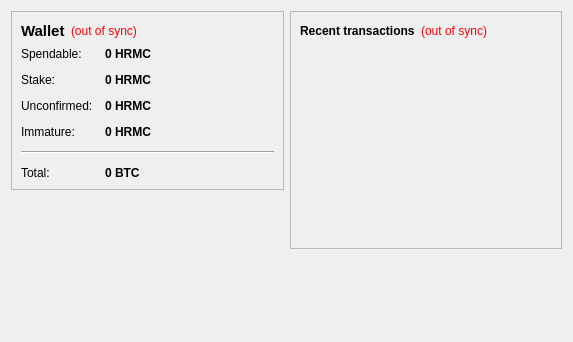
<?xml version="1.0" encoding="UTF-8"?>
<ui version="4.0">
 <class>OverviewPage</class>
 <widget class="QWidget" name="OverviewPage">
  <property name="geometry">
   <rect>
    <x>0</x>
    <y>0</y>
    <width>573</width>
    <height>342</height>
   </rect>
  </property>
  <property name="windowTitle">
   <string>Form</string>
  </property>
  <layout class="QHBoxLayout" name="horizontalLayout" stretch="1,1">
   <item>
    <layout class="QVBoxLayout" name="verticalLayout_2">
     <item>
      <widget class="QFrame" name="frame">
       <property name="frameShape">
        <enum>QFrame::StyledPanel</enum>
       </property>
       <property name="frameShadow">
        <enum>QFrame::Raised</enum>
       </property>
       <layout class="QVBoxLayout" name="verticalLayout_4">
        <item>
         <layout class="QHBoxLayout" name="horizontalLayout_4">
          <item>
           <widget class="QLabel" name="label_5">
            <property name="font">
             <font>
              <pointsize>11</pointsize>
              <weight>75</weight>
              <bold>true</bold>
             </font>
            </property>
            <property name="text">
             <string>Wallet</string>
            </property>
           </widget>
          </item>
          <item>
           <widget class="QLabel" name="labelWalletStatus">
            <property name="toolTip">
             <string>The displayed information may be out of date. Your wallet automatically synchronizes with the HardRockMusicCoin network after a connection is established, but this process has not completed yet.</string>
            </property>
            <property name="styleSheet">
             <string notr="true">QLabel { color: red; }</string>
            </property>
            <property name="text">
             <string notr="true">(out of sync)</string>
            </property>
            <property name="alignment">
             <set>Qt::AlignLeading|Qt::AlignLeft|Qt::AlignVCenter</set>
            </property>
           </widget>
          </item>
          <item>
           <spacer name="horizontalSpacer_2">
            <property name="orientation">
             <enum>Qt::Horizontal</enum>
            </property>
            <property name="sizeHint" stdset="0">
             <size>
              <width>40</width>
              <height>20</height>
             </size>
            </property>
           </spacer>
          </item>
         </layout>
        </item>
        <item>
         <layout class="QFormLayout" name="formLayout_2">
          <property name="fieldGrowthPolicy">
           <enum>QFormLayout::AllNonFixedFieldsGrow</enum>
          </property>
          <property name="horizontalSpacing">
           <number>12</number>
          </property>
          <property name="verticalSpacing">
           <number>12</number>
          </property>
          <item row="0" column="0">
           <widget class="QLabel" name="label">
            <property name="text">
             <string>Spendable:</string>
            </property>
           </widget>
          </item>
          <item row="0" column="1">
           <widget class="QLabel" name="labelBalance">
            <property name="font">
             <font>
              <weight>75</weight>
              <bold>true</bold>
             </font>
            </property>
            <property name="cursor">
             <cursorShape>IBeamCursor</cursorShape>
            </property>
            <property name="toolTip">
             <string>Your current spendable balance</string>
            </property>
            <property name="text">
             <string notr="true">0 HRMC</string>
            </property>
            <property name="textInteractionFlags">
             <set>Qt::LinksAccessibleByMouse|Qt::TextSelectableByKeyboard|Qt::TextSelectableByMouse</set>
            </property>
           </widget>
          </item>
          <item row="1" column="0">
           <widget class="QLabel" name="label_6">
            <property name="text">
             <string>Stake:</string>
            </property>
           </widget>
          </item>
          <item row="1" column="1">
           <widget class="QLabel" name="labelStake">
            <property name="font">
             <font>
              <weight>75</weight>
              <bold>true</bold>
             </font>
            </property>
            <property name="cursor">
             <cursorShape>IBeamCursor</cursorShape>
            </property>
            <property name="toolTip">
             <string>Total of coins that was staked, and do not yet count toward the current balance</string>
            </property>
            <property name="text">
             <string notr="true">0 HRMC</string>
            </property>
            <property name="textInteractionFlags">
             <set>Qt::LinksAccessibleByMouse|Qt::TextSelectableByKeyboard|Qt::TextSelectableByMouse</set>
            </property>
           </widget>
          </item>
          <item row="2" column="0">
           <widget class="QLabel" name="label_3">
            <property name="text">
             <string>Unconfirmed:</string>
            </property>
           </widget>
          </item>
          <item row="2" column="1">
           <widget class="QLabel" name="labelUnconfirmed">
            <property name="font">
             <font>
              <weight>75</weight>
              <bold>true</bold>
             </font>
            </property>
            <property name="cursor">
             <cursorShape>IBeamCursor</cursorShape>
            </property>
            <property name="toolTip">
             <string>Total of transactions that have yet to be confirmed, and do not yet count toward the current balance</string>
            </property>
            <property name="text">
             <string notr="true">0 HRMC</string>
            </property>
            <property name="textInteractionFlags">
             <set>Qt::LinksAccessibleByMouse|Qt::TextSelectableByKeyboard|Qt::TextSelectableByMouse</set>
            </property>
           </widget>
          </item>
          <item row="3" column="0">
           <widget class="QLabel" name="labelImmatureText">
            <property name="text">
             <string>Immature:</string>
            </property>
           </widget>
          </item>
          <item row="3" column="1">
           <widget class="QLabel" name="labelImmature">
            <property name="font">
             <font>
              <weight>75</weight>
              <bold>true</bold>
             </font>
            </property>
            <property name="toolTip">
             <string>Mined balance that has not yet matured</string>
            </property>
            <property name="text">
             <string notr="true">0 HRMC</string>
            </property>
            <property name="textInteractionFlags">
             <set>Qt::LinksAccessibleByMouse|Qt::TextSelectableByKeyboard|Qt::TextSelectableByMouse</set>
            </property>
           </widget>
          </item>
          <item row="4" column="0" colspan="2">
           <widget class="Line" name="line">
            <property name="orientation">
             <enum>Qt::Horizontal</enum>
            </property>
           </widget>
          </item>
          <item row="5" column="0">
           <widget class="QLabel" name="labelTotalText">
            <property name="text">
             <string>Total:</string>
            </property>
           </widget>
          </item>
          <item row="5" column="1">
           <widget class="QLabel" name="labelTotal">
            <property name="font">
             <font>
              <weight>75</weight>
              <bold>true</bold>
             </font>
            </property>
            <property name="cursor">
             <cursorShape>IBeamCursor</cursorShape>
            </property>
            <property name="toolTip">
             <string>Your current total balance</string>
            </property>
            <property name="text">
             <string notr="true">0 BTC</string>
            </property>
            <property name="textInteractionFlags">
             <set>Qt::LinksAccessibleByMouse|Qt::TextSelectableByKeyboard|Qt::TextSelectableByMouse</set>
            </property>
           </widget>
          </item>
         </layout>
        </item>
       </layout>
      </widget>
     </item>
     <item>
      <spacer name="verticalSpacer">
       <property name="orientation">
        <enum>Qt::Vertical</enum>
       </property>
       <property name="sizeHint" stdset="0">
        <size>
         <width>20</width>
         <height>40</height>
        </size>
       </property>
      </spacer>
     </item>
    </layout>
   </item>
   <item>
    <layout class="QVBoxLayout" name="verticalLayout_3">
     <item>
      <widget class="QFrame" name="frame_2">
       <property name="frameShape">
        <enum>QFrame::StyledPanel</enum>
       </property>
       <property name="frameShadow">
        <enum>QFrame::Raised</enum>
       </property>
       <layout class="QVBoxLayout" name="verticalLayout">
        <item>
         <layout class="QHBoxLayout" name="horizontalLayout_2">
          <item>
           <widget class="QLabel" name="label_4">
            <property name="text">
             <string>&lt;b&gt;Recent transactions&lt;/b&gt;</string>
            </property>
           </widget>
          </item>
          <item>
           <widget class="QLabel" name="labelTransactionsStatus">
            <property name="toolTip">
             <string>The displayed information may be out of date. Your wallet automatically synchronizes with the HardRockMusicCoin network after a connection is established, but this process has not completed yet.</string>
            </property>
            <property name="styleSheet">
             <string notr="true">QLabel { color: red; }</string>
            </property>
            <property name="text">
             <string notr="true">(out of sync)</string>
            </property>
            <property name="alignment">
             <set>Qt::AlignRight|Qt::AlignTrailing|Qt::AlignVCenter</set>
            </property>
           </widget>
          </item>
          <item>
           <spacer name="horizontalSpacer">
            <property name="orientation">
             <enum>Qt::Horizontal</enum>
            </property>
            <property name="sizeHint" stdset="0">
             <size>
              <width>40</width>
              <height>20</height>
             </size>
            </property>
           </spacer>
          </item>
         </layout>
        </item>
        <item>
         <widget class="QListView" name="listTransactions">
          <property name="styleSheet">
           <string notr="true">QListView { background: transparent; }</string>
          </property>
          <property name="frameShape">
           <enum>QFrame::NoFrame</enum>
          </property>
          <property name="verticalScrollBarPolicy">
           <enum>Qt::ScrollBarAlwaysOff</enum>
          </property>
          <property name="horizontalScrollBarPolicy">
           <enum>Qt::ScrollBarAlwaysOff</enum>
          </property>
          <property name="selectionMode">
           <enum>QAbstractItemView::NoSelection</enum>
          </property>
         </widget>
        </item>
       </layout>
      </widget>
     </item>
     <item>
      <spacer name="verticalSpacer_2">
       <property name="orientation">
        <enum>Qt::Vertical</enum>
       </property>
       <property name="sizeHint" stdset="0">
        <size>
         <width>20</width>
         <height>40</height>
        </size>
       </property>
      </spacer>
     </item>
    </layout>
   </item>
  </layout>
 </widget>
 <resources/>
 <connections/>
</ui>
